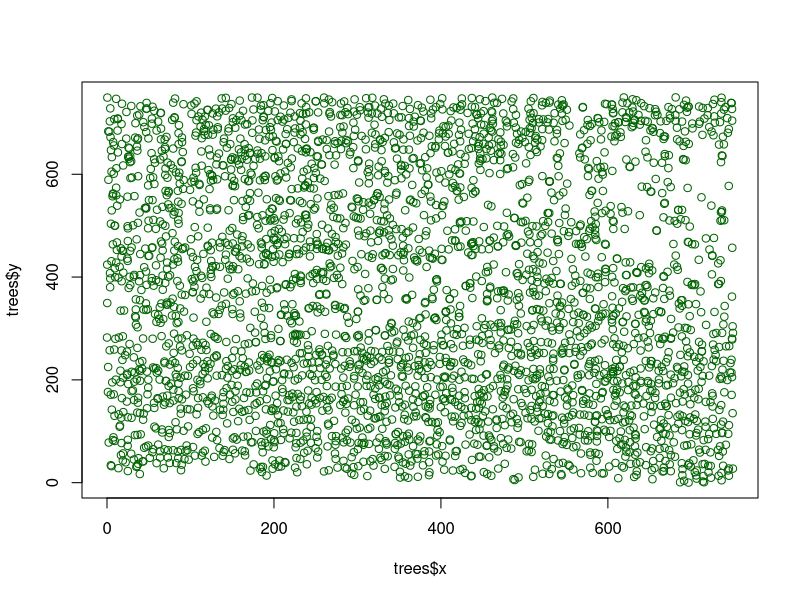

Recreate this plot in R. (Note: this script raises an error after producing the figure.)
#Team Assignment 6
#Team 8
#kms6bn, mer3ef, doc2g, mv5vf

library(parallel)

#load data
setwd("~/Git/STAT_6021_Project/TeamAssign06")
trees <- read.csv("trees.csv", header = T)

printf <- function(...)
  cat(sprintf(...))

printStats<-function(listr,timer) {
  #calculate percentage bias
  ba_area_estimate = sum(listr) / loop_lim
  percent_bias <- 100 * (ba_area_estimate - ba_actual) / ba_actual

  #calculate percentage root mean square error
  rmse <- 100 * sqrt(var(listr)) / ba_actual

  #print elapsed time, precentage bias, and percentage rmse
  printf(
    "Total Time: %3.3f secs\nbias      : %3.3f percent\nroot mse  : %3.3f",timer[3],percent_bias,rmse
  )
}
#plot trees
plot(trees$x, trees$y, col = "dark green")

#save the actual basal area of the 750 x 750 forest
#this value is the same for all methods
ba_actual <- 311.906

################################################################################
#
# Matasuyama's method
#
################################################################################
# set fixed values
r <- 37
a <- pi * r ^ 2
A <- (750 + 2 * r) ^ 2

#set the probability that a tree is selected into a random sample (the same for all samples)
pi_i <- a / A

#run loop 100,000 times
loop_lim <- 10 ^ 5

#create empty vector to store basal area estimate
ba_area_estimate_values <- rep(0,loop_lim)
#keep track of time it takes to run loop
parTreeSub <- function(x) {
  x1 <- runif(1,-r, 750 + r)
  y1 <- runif(1,-r, 750 + r)
  subtrees <-
    subset(trees,(trees$x - x1) ^ 2 + (trees$y - y1) ^ 2 <= 37 ^ 2)$ba
  return(sum(subtrees) / pi_i)
}

start = proc.time()
naive_ba_est <- unlist(mcMap(parTreeSub, 1:loop_lim))
total_time2 <- proc.time() - start

printStats(naive_ba_est,total_time2)

################################################################################
#
# Measure pi_i method
#
################################################################################
#set radius
r <- 37

#set area of the 750 x 750 forest
A <- 750 ^ 2

#run loop 100,000 times
loop_lim <- 10 ^ 5

#create empty vector to store basal area estimate
ba_area_estimate_values <- rep(0, loop_lim)

#keep track of time it takes to run loop
parTreePiI <- function(x) {
  #get random points for circle
  x1 <- runif(1, 0, 750)
  y1 <- runif(1, 0, 750)

  #calculate overlap area
  a <- overlap.area(x1, y1, r)

  #set the probability that a tree is selected into a random sample
  pi_i <- a / A

  #get the subset of trees that are within that circle
  trees.sub <-
    subset(trees,(trees$x - x1) ^ 2 + (trees$y - y1) ^ 2 <= 37 ^ 2)

  #calculate basal area of trees in the circle
  return((1 / pi_i) * sum(trees.sub$ba))
}

start = proc.time()
pi_i_ba_est <- unlist(mcMap(parTreePiI, 1:loop_lim))
total_time2 <- proc.time() - start

printStats(pi_i_ba_est,total_time2)

################################################################################
#
# Repeated Masuyama Method
#
################################################################################
#set radius
repeatedMat <- function(x, radius = 37) {
  x1 <- runif(1, 0-radius, 750+radius)
  y1 <- runif(1, 0-radius, 750+radius)

  #get the subset of trees that are within that circle
  trees.sub <-
    subset(trees,(trees$x - x1) ^ 2 + (trees$y - y1) ^ 2 <= radius ^ 2)

  #calculate overlap area
  a <- overlap.area(x1, y1, radius)
  printf("sub area : %f\n",a)
  # if the sub area isn't the whole area
  if (a != pi * radius ^ 2) {
    radius_prime = sqrt( (pi*radius ^ 2 - a)/pi)
    printf("RadiusPrime : %f\n",radius_prime)
    return( sum(trees.sub$ba) + repeatedMat(0,radius = radius_prime ))
  }

  return(sum(trees.sub$ba))
}

start = proc.time()
# set fixed values
r <- 37
a <- pi * r ^ 2
A <- (750 + 2 * r) ^ 2

#set the probability that a tree is selected into a random sample (the same for all samples)
pi_i <- a / A

repeated_masuyama_ba_est <- unlist(mcMap(repeatedMat, 1:loop_lim))/pi_i
total_time2 <- proc.time() - start
total_time2

printStats(repeated_masuyama_ba_est,total_time2)

################################################################################
################################################################################
################################################################################
################################################################################

# 1. A couple of examples of the proc.time function

start <- proc.time()   # A slow example
t <- 0
for (i in 1:1000000) {
  t <- t + i
}
proc.time() - start

start <- proc.time()   # A faster example
t <- sum(as.numeric(1:1000000))
proc.time() - start

# 2. A gift to your team
# "overlap.area(xt,yt,rl)" is a function that computes the intersection of
# a disk of radius rl centered at (xt,yt) with the 750-by-750 region that
# contains the stand of trees.
#
overlap.area <- function(xt,yt,rl) {
  dx <- min(xt, 750 - xt)
  dy <- min(yt, 750 - yt)
  if (dx >= rl & dy >= rl) {
    area <- pi * rl ^ 2
  } else {
    if (dx < rl & dy >= rl) {
      if (dx >= 0) {
        area <- (pi - acos(dx / rl)) * rl ^ 2 + dx * sqrt(rl ^ 2 - dx ^ 2)
      } else {
        ndx <- -dx
        area <-
          acos(ndx / rl) * rl ^ 2 - ndx * sqrt(rl ^ 2 - ndx ^ 2)
      }
    }
    if (dx >= rl & dy < rl) {
      if (dy >= 0) {
        area <- (pi - acos(dy / rl)) * rl ^ 2 + dy * sqrt(rl ^ 2 - dy ^ 2)
      } else {
        ndy <- -dy
        area <-
          acos(ndy / rl) * rl ^ 2 - ndy * sqrt(rl ^ 2 - ndy ^ 2)
      }
    }
    if (dx < rl & dy < rl & (dx ^ 2 + dy ^ 2) >= rl ^ 2) {
      if (dx >= 0 & dy >= 0) {
        area <-
          (pi - acos(dx / rl) - acos(dy / rl)) * rl ^ 2 + dx * sqrt(rl ^ 2 - dx ^
                                                                      2) + dy * sqrt(rl ^ 2 - dy ^ 2)
      }
      if (dx >= 0 & dy < 0) {
        ndy <- -dy
        area <-
          acos(ndy / rl) * rl ^ 2 - ndy * sqrt(rl ^ 2 - ndy ^ 2)
      }
      if (dx < 0 & dy >= 0) {
        ndx <- -dx
        area <-
          acos(ndx / rl) * rl ^ 2 - ndx * sqrt(rl ^ 2 - ndx ^ 2)
      }
      if (dx < 0 & dy < 0) {
        area <- 0
      }
    }
    if (dx < rl & dy < rl & (dx ^ 2 + dy ^ 2) < rl ^ 2) {
      if (dx >= 0 & dy >= 0) {
        theta <- (3 / 2) * pi - acos(dx / rl) - acos(dy / rl)
        area <-
          (theta / 2) * rl ^ 2 + 0.5 * (dx * sqrt(rl ^ 2 - dx ^ 2) + dy * sqrt(rl ^
                                                                                 2 - dy ^ 2)) + dx * dy
      }
      if (dx >= 0 & dy < 0) {
        area1 <- acos(dx / rl) * rl ^ 2 - dx * sqrt(rl ^ 2 - dx ^ 2)
        ndy <- -dy
        theta <- (3 / 2) * pi - acos(dx / rl) - acos(ndy / rl)
        area2 <-
          (theta / 2) * rl ^ 2 + 0.5 * (dx * sqrt(rl ^ 2 - dx ^ 2) + ndy * sqrt(rl ^
                                                                                  2 - ndy ^ 2)) + dx * ndy
        area <- pi * rl ^ 2 - (area1 + area2)
      }
      if (dx < 0 & dy >= 0) {
        area1 <- acos(dy / rl) * rl ^ 2 - dy * sqrt(rl ^ 2 - dy ^ 2)
        ndx <- -dx
        theta <- (3 / 2) * pi - acos(ndx / rl) - acos(dy / rl)
        area2 <-
          (theta / 2) * rl ^ 2 + 0.5 * (ndx * sqrt(rl ^ 2 - ndx ^ 2) + dy * sqrt(rl ^
                                                                                   2 - dy ^ 2)) + ndx * dy
        area <- pi * rl ^ 2 - (area1 + area2)
      }
      if (dx < 0 & dy < 0) {
        ndx <- -dx
        ndy <- -dy
        theta <- (3 / 2) * pi + asin(ndx / rl) + asin(ndy / rl)
        area <-
          pi * rl ^ 2 - ((theta / 2) * rl ^ 2 + 0.5 * (ndx * sqrt(rl ^ 2 - ndx ^
                                                                    2) + ndy * sqrt(rl ^ 2 - ndy ^ 2)) - ndx * ndy)
      }
    }
  }
  return(area)
}